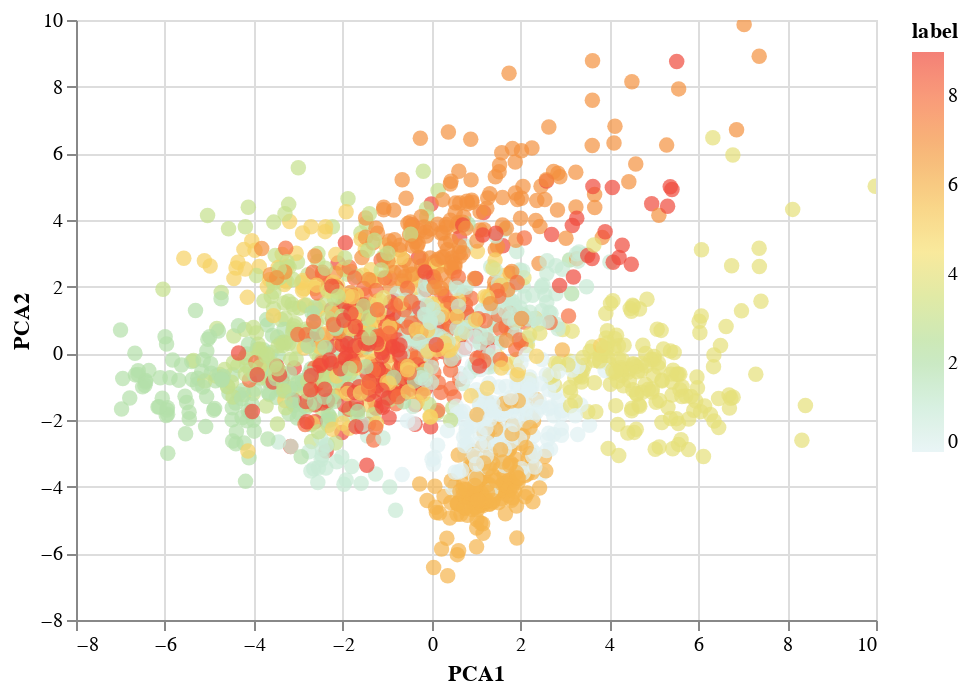

Write notebook code for a chart like this one.
### Code cell
chart_pca = alt.Chart(data).mark_circle(size=60).encode(
    x='PCA1',
    y='PCA2',
    color=alt.Color('label', scale=alt.Scale(scheme='lightmulti')),
)

chart_pca.interactive()

### Figure 1 — Vega-Lite specification as saved in the notebook (floating-point values rounded to 4 significant figures; data arrays with more than 128 entries replaced by an {"elided": "..."} marker saying what was removed)
{"$schema": "https://vega.github.io/schema/vega-lite/v3.4.0.json", "config": {"mark": {"tooltip": null}, "view": {"height": 300, "width": 400}}, "data": {"name": "data-56a9289d3303984b73ea22ca95ba074b"}, "datasets": {"data-56a9289d3303984b73ea22ca95ba074b": {"elided": "1797 records"}}, "encoding": {"color": {"field": "label", "scale": {"scheme": "lightmulti"}, "type": "quantitative"}, "x": {"field": "PCA1", "type": "quantitative"}, "y": {"field": "PCA2", "type": "quantitative"}}, "mark": {"size": 60, "type": "circle"}, "selection": {"selector002": {"bind": "scales", "encodings": ["x", "y"], "type": "interval"}}}
